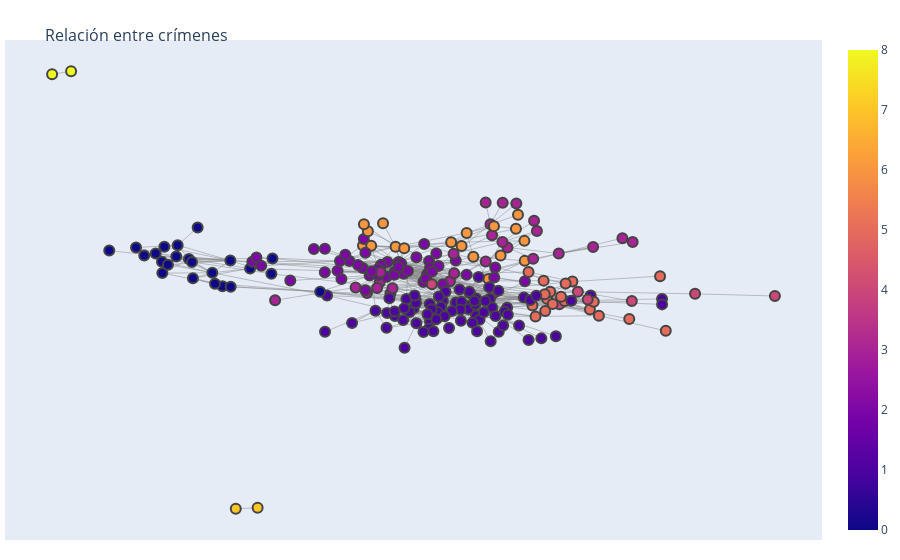

Here is the notebook cell this chart was saved with:
### Code cell
graph = nx.from_pandas_edgelist(edges_result, source = 'source', target = 'target', edge_attr = 'similarity')

pos_ = nx.spring_layout(graph)
edge_x = []
edge_y = []

for edge in graph.edges():
    
    if graph.edges()[edge]['similarity'] > 0:
        char_1 = edge[0]
        char_2 = edge[1]
        x0, y0 = pos_[char_1]
        x1, y1 = pos_[char_2]
        edge_x.append(x0)
        edge_x.append(x1)
        edge_x.append(None)
        edge_y.append(y0)
        edge_y.append(y1)
        edge_y.append(None)
        
edge_trace = go.Scatter(
    x=edge_x, y=edge_y,
    line=dict(width=0.5, color='#888'),
    hoverinfo='none',
    mode='lines')

node_x = []
node_y = []
community = []
crime_label = []
for node in graph.nodes():
    x, y = pos_[node]
    node_x.append(x)
    node_y.append(y)
    community.append(*nodes_result.loc[nodes_result.Id == node, 'community'].values)
    com = nodes_result.loc[nodes_result.Id == node, 'topic'].values[0]
    label = f'''{node}: {com}'''
    crime_label.append(label)

node_trace = go.Scatter(
    x= node_x, y= node_y,
    mode='markers',
    hoverinfo='text',
    marker=dict(
        showscale = True,
        color=community,
        size=10,
        line_width=2),
    text = crime_label)

fig = go.Figure(data=[edge_trace, node_trace],
             layout=go.Layout(
                title='<br>Relación entre crímenes </br>',
                titlefont_size=16,
                showlegend=False,
                hovermode='closest',
                margin=dict(b=20,l=5,r=5,t=40),
                xaxis=dict(showgrid=False, zeroline=False, showticklabels=False),
                yaxis=dict(showgrid=False, zeroline=False, showticklabels=False))
                )

fig.show()

### Figure 1 — Plotly figure (JSON) as saved in the notebook; plotly's stock layout.template omitted (floating-point values rounded to 4 significant figures; data arrays with more than 128 entries replaced by an {"elided": "..."} marker saying what was removed)
{"data": [{"hoverinfo": "none", "line": {"color": "#888", "width": 0.5}, "mode": "lines", "type": "scatter", "x": {"elided": "2175 float values"}, "y": {"elided": "2175 float values"}}, {"hoverinfo": "text", "marker": {"color": {"elided": "223 int values"}, "line": {"width": 2}, "showscale": true, "size": 10}, "mode": "markers", "text": {"elided": "223 str values"}, "type": "scatter", "x": {"elided": "223 float values"}, "y": {"elided": "223 float values"}}], "layout": {"hovermode": "closest", "margin": {"b": 20, "l": 5, "r": 5, "t": 40}, "showlegend": false, "title": {"font": {"size": 16}, "text": "<br>Relación entre crímenes </br>"}, "xaxis": {"showgrid": false, "showticklabels": false, "zeroline": false}, "yaxis": {"showgrid": false, "showticklabels": false, "zeroline": false}}}
